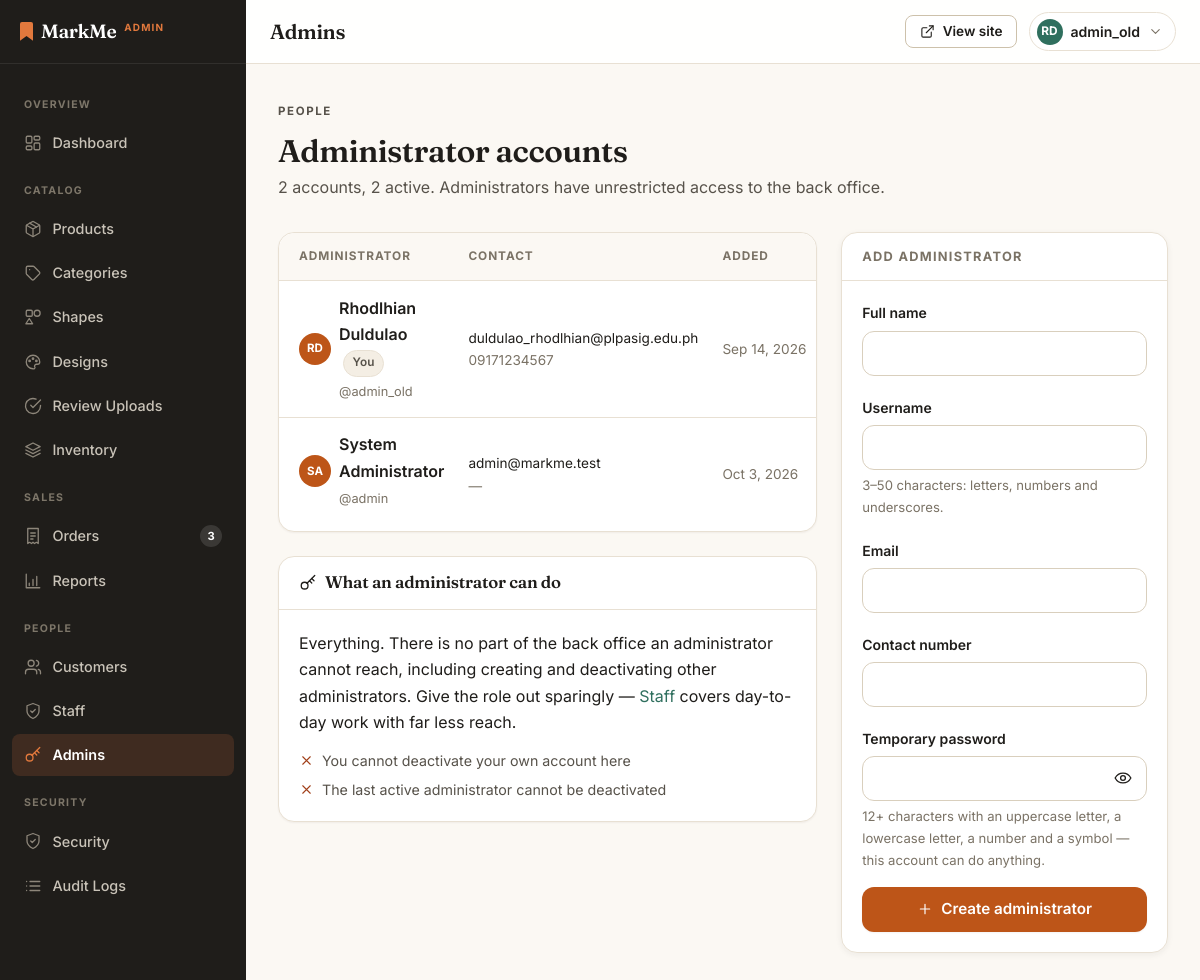
Page /admin/admins.php (signed in) on the committed database.
### tables this page shows
CREATE TABLE `users` (
  `user_id` int(10) UNSIGNED NOT NULL,
  `role` enum('customer','staff','admin') NOT NULL DEFAULT 'customer',
  `username` varchar(50) NOT NULL,
  `email` varchar(150) NOT NULL,
  `password_hash` varchar(255) NOT NULL,
  `mfa_secret` varchar(64) DEFAULT NULL,
  `mfa_enabled` tinyint(1) NOT NULL DEFAULT 0,
  `mfa_confirmed_at` timestamp NULL DEFAULT NULL,
  `password_changed_at` timestamp NULL DEFAULT NULL,
  `full_name` varchar(150) NOT NULL,
  `avatar_path` varchar(255) DEFAULT NULL,
  `contact_number` varchar(30) DEFAULT NULL,
  `address` varchar(255) DEFAULT NULL,
  `city` varchar(100) DEFAULT NULL,
  `province` varchar(100) DEFAULT NULL,
  `postal_code` varchar(10) DEFAULT NULL,
  `is_active` tinyint(1) NOT NULL DEFAULT 1,
  `activated_at` timestamp NULL DEFAULT NULL,
  `created_at` timestamp NOT NULL DEFAULT current_timestamp()
);

### admin/includes/admin_header.php (called while the page is built, shortened)
<?php
require_once __DIR__ . '/../../includes/icons.php';
require __DIR__ . '/../../includes/backoffice/shell_header.php';

### includes/functions.php (called while the page is built, shortened)
<?php
require_once __DIR__ . '/../config/db.php';
function e(?string $value): string
{
    return htmlspecialchars($value ?? '', ENT_QUOTES, 'UTF-8');
}
function current_user(): ?array
{
    return $_SESSION['user'] ?? null;
}
function initials(?string $name): string
{
    $parts = preg_split('/\s+/', trim((string)$name)) ?: [];
    $parts = array_values(array_filter($parts));
    $first = mb_substr($parts[0], 0, 1);
    $last = count($parts) > 1 ? mb_substr($parts[count($parts) - 1], 0, 1) : '';
    return mb_strtoupper($first . $last);
}
function setting(string $key, string $default = ''): string
{
    static $cache = null;
    if ($cache === null) {
        $cache = [];
        foreach (db()->query('SELECT setting_key, setting_value FROM settings')->fetchAll() as $row) {
            $cache[$row['setting_key']] = (string)$row['setting_value'];
        }
    }
    return $cache[$key] ?? $default;
}
function avatar_url(?string $file): ?string
{
    if (!$file) {
        return null;
    }
    return is_file(__DIR__ . '/../uploads/avatars/' . $file)
        ? upload_url('avatars', $file)
        : null;
}

### config/db.php (called while the page is built, shortened)
<?php
function db(): PDO
{
    static $pdo = null;
    if ($pdo === null) {
        $dsn = 'mysql:host=' . DB_HOST . ';dbname=' . DB_NAME . ';charset=' . DB_CHARSET;
        $pdo = new PDO($dsn, DB_USER, DB_PASS, [
            PDO::ATTR_ERRMODE => PDO::ERRMODE_EXCEPTION,
            PDO::ATTR_DEFAULT_FETCH_MODE => PDO::FETCH_ASSOC,
            PDO::ATTR_EMULATE_PREPARES => false,
        ]);
    }
    return $pdo;
}

### includes/security.php (called while the page is built, shortened)
<?php
require_once __DIR__ . '/functions.php';
function sec_password_min(): int
{
    return max(8, (int)setting('password_min_length', '12'));
}

### admin/admins.php (the view, shortened to what this page needs)
<?php
$selfId = (int)current_user()['user_id'];
$admins = db()->query(
    "SELECT user_id, username, email, full_name, avatar_path, contact_number, is_active, created_at
       FROM users WHERE role = 'admin' ORDER BY created_at ASC"
)->fetchAll();
$activeCount = count(array_filter($admins, static fn($a) => (int)$a['is_active'] === 1));
$pageTitle = 'Admins';
require __DIR__ . '/includes/admin_header.php';
?>
<div class="page-head">
    <div>
        <p class="eyebrow eyebrow-muted">People</p>
        <h2 style="margin-top:var(--s-2)">Administrator accounts</h2>
        <p><?= count($admins) ?> <?= count($admins) === 1 ? 'account' : 'accounts' ?>,
            <?= $activeCount ?> active. Administrators have unrestricted access to the back office.</p>
    </div>
</div>
<div class="cart-grid">
    <div class="d-flex flex-column" style="gap:var(--s-6)">
        <div class="data-card">
            <div class="table-responsive">
                <table class="table table-hover">
                    <thead>
                        <tr>
                            <th scope="col">Administrator</th>
                            <th scope="col">Contact</th>
                            <th scope="col">Added</th>
                        </tr>
                    </thead>
                    <tbody>
                        <?php foreach ($admins as $member): ?>
                            <?php
                            $avatar = avatar_url($member['avatar_path']);
                            $isSelf = (int)$member['user_id'] === $selfId;
                            ?>
                            <tr>
                                <th scope="row">
                                    <span class="d-flex align-items-center gap-2">
                                        <?php if ($avatar): ?>
                                            <img class="avatar avatar-img" src="<?= e($avatar) ?>" alt=""
                                                 width="32" height="32"
                                                 style="width:32px;height:32px;border-radius:var(--r-pill)" loading="lazy" decoding="async">
                                        <?php else: ?>
                                            <span class="avatar" aria-hidden="true"
                                                  style="width:32px;height:32px;border-radius:var(--r-pill);background:var(--accent-600);color:#fff;display:inline-flex;align-items:center;justify-content:center;font-size:.72rem;font-weight:700;flex:none">
                                                <?= e(initials($member['full_name'])) ?>
                                            </span>
                                        <?php endif; ?>
                                        <span>
                                            <span style="display:block;font-weight:600">
                                                <?= e($member['full_name']) ?>
                                                <?php if ($isSelf): ?>
                                                    <span class="badge badge-cat" style="margin-left:.25rem">You</span>
                                                <?php endif; ?>
                                            </span>
                                            <span class="text-muted" style="font-size:.8rem;font-weight:400">@<?= e($member['username']) ?></span>
                                        </span>
                                    </span>
                                </th>
                                <td style="font-size:.85rem">
                                    <span style="display:block"><?= e($member['email']) ?></span>
                                    <span class="text-muted"><?= e($member['contact_number'] ?: '—') ?></span>
                                </td>
                                <td class="text-muted" style="font-size:.85rem;white-space:nowrap">
                                    <?= e(date('M j, Y', strtotime($member['created_at']))) ?>
                                </td>
                                        <?php if (!$isSelf): ?>
                                                       minlength="<?= sec_password_min() ?>" required>
                                        <?php endif; ?>
                            </tr>
                        <?php endforeach; ?>
                    </tbody>
                </table>
            </div>
        </div>
        <section class="card card-flush">
            <div class="panel-head">
                <h2 class="d-flex align-items-center gap-2"><?= icon('key', 18) ?> What an administrator can do</h2>
            </div>
            <div class="panel-body">
                <p style="margin-top:0">Everything. There is no part of the back office an administrator
                    cannot reach, including creating and deactivating other administrators. Give the role
                    out sparingly &mdash; <a href="<?= BASE_URL ?>/admin/staff.php">Staff</a> covers
                    day-to-day work with far less reach.</p>
                <ul class="perm-list is-denied" style="margin-bottom:0">
                    <li><?= icon('close', 15) ?><span>You cannot deactivate your own account here</span></li>
                    <li><?= icon('close', 15) ?><span>The last active administrator cannot be deactivated</span></li>
                </ul>
            </div>
        </section>
    </div>
    <aside class="summary-card">
        <h2>Add administrator</h2>
        <div class="summary-body">
            <form method="post">
                <div class="field-group">
                    <label class="form-label" for="adName">Full name</label>
                    <input type="text" id="adName" name="full_name" class="form-control" required>
                </div>
                <div class="field-group">
                    <label class="form-label" for="adUser">Username</label>
                    <input type="text" id="adUser" name="username" class="form-control"
                           pattern="[A-Za-z0-9_]{3,50}" required>
                    <p class="form-text">3&ndash;50 characters: letters, numbers and underscores.</p>
                </div>
                <div class="field-group">
                    <label class="form-label" for="adEmail">Email</label>
                    <input type="email" id="adEmail" name="email" class="form-control" required>
                </div>
                <div class="field-group">
                    <label class="form-label" for="adContact">Contact number</label>
                    <input type="tel" id="adContact" name="contact_number" class="form-control">
                </div>
                <div class="field-group">
                    <label class="form-label" for="adPass">Temporary password</label>
                    <input type="password" id="adPass" name="password" class="form-control"
                           minlength="<?= sec_password_min() ?>" required>
                    <p class="form-text">
                        <?= sec_password_min() ?>+ characters with an uppercase letter, a lowercase
                        letter, a number and a symbol &mdash; this account can do anything.
                    </p>
                </div>
                <button type="submit" class="btn btn-primary btn-block">
                    <?= icon('plus', 16) ?> Create administrator
                </button>
            </form>
        </div>
    </aside>
</div>
<?php require __DIR__ . '/../includes/backoffice/shell_footer.php'; ?>

### includes/backoffice/shell_header.php (shortened to what this page needs)
<?php
$pageTitle = $pageTitle ?? 'Admin';
?>
<!DOCTYPE html>
<html lang="en" data-base="<?= BASE_URL ?>">
<head>
    <link href="https://cdn.jsdelivr.net/npm/bootstrap@5.3.3/dist/css/bootstrap.min.css" rel="stylesheet">
    <?php require __DIR__ . '/../../includes/styles.php'; ?>
</head>
<body class="admin-body">
<div class="admin-shell">
    <?php require __DIR__ . '/../../includes/backoffice/sidebar.php'; ?>
    <div class="admin-main">
        <header class="admin-top">
            <h1><?= e($pageTitle) ?></h1>
            <div class="admin-top-actions">
                <a class="btn btn-secondary btn-sm" href="<?= BASE_URL ?>/customer/index.php">
                    <?= icon('external', 15) ?> <span class="d-none d-sm-inline">View site</span>
                </a>
                <div class="dropdown account-menu">
                    <button type="button" class="header-user" id="adminAccountBtn"
                            data-bs-toggle="dropdown" data-bs-offset="0,8" aria-expanded="false">
                        <span class="avatar" aria-hidden="true"><?= e(initials(current_user()['full_name'])) ?></span>
                        <span class="name"><?= e(current_user()['username']) ?></span>
                        <span class="caret" aria-hidden="true"><?= icon('chevron-down', 15) ?></span>
                    </button>
                </div>
            </div>
        </header>
        <main class="admin-content">

### assets/css/variables.css (style rules this page uses)
:root { --cream: #fbf8f3; --cream-2: #f4eee4; --surface: #ffffff; --ink: #1f1d1a; --ink-2: #57524a; --ink-3: #7a7265; --accent: #e2793d; --accent-600: #bd5518; --accent-700: #a4470f; --accent-050: #fdf1e8; --green: #2f6f5e; --green-700: #1f4f42; --green-050: #e8f1ed; --gold: #d9a441; --ink-surface: var(--ink); --on-ink: #ffffff; --bar-bg: rgba(255, 255, 255, 0.92); --chip-bg: rgba(255, 255, 255, 0.94); --accent-text: var(--accent-700); --green-text: var(--green-700); --green-ink: var(--green); --border: #e8e0d3; --border-2: #d9cfbd; --row-hover: #fbf8f3; --hover-surface: #f4eee4; --btn-outline-border: #cdc1ab; --accent-border: #f0d9c6; --green-border: #cfe3da; --danger-border: #f0d3c5; --danger: #a1401a; --danger-050: #fbeae2; --warn: #8a6410; --warn-050: #fbf2dd; --shadow-xs: 0 1px 2px rgba(31, 29, 26, 0.05); --shadow-sm: 0 2px 6px rgba(31, 29, 26, 0.06); --shadow-md: 0 8px 20px rgba(31, 29, 26, 0.08); --shadow-lg: 0 18px 44px rgba(31, 29, 26, 0.12); --r-sm: 8px; --r-md: 12px; --r-lg: 16px; --r-xl: 24px; --r-pill: 999px; --art-bg: #ffffff; --s-1: 0.25rem; --s-2: 0.5rem; --s-3: 0.75rem; --s-4: 1rem; --s-5: 1.25rem; --s-6: 1.5rem; --s-8: 2rem; --s-10: 2.5rem; --s-12: 3rem; --s-16: 4rem; --section-y: clamp(3.25rem, 5.5vw, 5rem); --container: 1240px; --header-h: 68px; --font-display: "Fraunces", Georgia, "Times New Roman", serif; --font-body: "Inter", -apple-system, BlinkMacSystemFont, "Segoe UI", Roboto, sans-serif; --ease: cubic-bezier(0.2, 0.7, 0.3, 1); --ease-entrance: cubic-bezier(0.16, 1, 0.3, 1); --t-fast: 0.15s var(--ease); --t-base: 0.22s var(--ease); --bs-body-font-family: var(--font-body); --bs-body-color: var(--ink); --bs-border-color: var(--border); --bs-link-color: var(--green); --bs-link-hover-color: var(--green-700); --bs-border-radius: var(--r-md); }

### assets/css/base.css (style rules this page uses)
*, *::before, *::after { box-sizing: border-box; }
html { scroll-behavior: smooth; -webkit-text-size-adjust: 100%; }
body { display: flex; flex-direction: column; min-height: 100vh; margin: 0; background: var(--cream); color: var(--ink); font-family: var(--font-body); font-size: 1rem; line-height: 1.65; -webkit-font-smoothing: antialiased; }
main { flex: 1 0 auto; }
h1, h2, h3, h4, h5, h6, .display-serif, .brand-mark { font-family: var(--font-display); font-weight: 600; color: var(--ink); line-height: 1.18; letter-spacing: -0.015em; margin: 0; }
h1, .h1 { font-size: clamp(1.9rem, 3vw, 2.4rem); }
h2, .h2 { font-size: clamp(1.6rem, 2.6vw, 2.1rem); }
p { margin: 0 0 var(--s-4); }
p:last-child { margin-bottom: 0; }
a { color: var(--green-ink); text-decoration: none; transition: color var(--t-fast); }
.eyebrow { display: inline-block; font-family: var(--font-body); font-size: 0.72rem; font-weight: 700; letter-spacing: 0.14em; text-transform: uppercase; color: var(--accent-text); margin: 0; }
.eyebrow-muted { color: var(--ink-3); }
.text-muted, .text-body-secondary { color: var(--ink-3) !important; }
.page-head { display: flex; flex-wrap: wrap; align-items: flex-end; justify-content: space-between; gap: var(--s-4); margin-bottom: var(--s-8); }
.page-head .eyebrow { margin-bottom: var(--s-1); }
.page-head p { color: var(--ink-2); margin: var(--s-1) 0 0; }

### assets/css/responsive.css (style rules this page uses)
[id] { scroll-margin-top: calc(var(--header-h) + 16px); }

### assets/css/overrides.css (style rules this page uses)
.data-card .table-responsive { border-radius: inherit; }
.summary-card form .field-group:last-of-type { margin-bottom: var(--s-4); }
.table .avatar { text-transform: uppercase; }
.btn-secondary, .btn-outline-primary, .btn-outline-secondary, .btn-outline-dark { --bs-btn-border-color: var(--btn-outline-border); border-color: var(--btn-outline-border); background: var(--surface); }
.table-responsive { position: relative; max-width: 100%; }
.cart-grid > *, .checkout-grid > *, .studio-grid > *, .pdp-grid > * { min-width: 0; }

### rows in the picture
users: full_name "RD", username "admin_old", full_name "Rhodlhian Duldulao", shows "You", email "duldulao_rhodlhian@plpasig.edu.ph", contact_number "09171234567", created_at "Sep 14, 2026"
users: full_name "SA", full_name "System Administrator", username "admin", email "admin@markme.test", contact_number "—", created_at "Oct 3, 2026"

### other values in the picture
is_admin() ? 'Admin' : 'Staff' "ADMIN"
$label "OVERVIEW"
$text "Dashboard"
$label "CATALOG"
$text "Products"
$text "Categories"
$text "Shapes"
$text "Designs"
$text "Review Uploads"
$text "Inventory"
$label "SALES"
$text "Orders"
$badge "3"
$text "Reports"
$label "PEOPLE"
